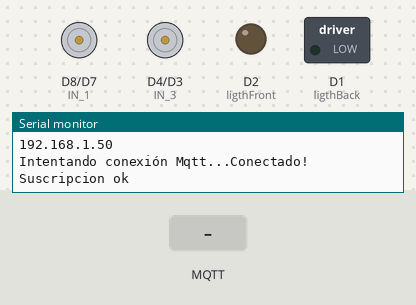
The sketch below on a simulated ESP8266 (NodeMCU). On the bench: motor-driver pin pairs drawn as motors (green arrow = first pin HIGH = forward, orange = second pin HIGH = backward, longer = more drive, scaled by the enable pin), switched loads named in the sketch (green lamp = pin HIGH), output pins drawn as LEDs (lit = HIGH), the last lines printed to the serial monitor. The test bench sets the inputs (shaded band). WiFi joins after 1.5 s; servers stay silent unless stated; random numbers use the default seed unless the sketch sets one; no MQTT or app messages arrive unless stated.

Above: at 2.7 s.
2.8 s: MQTT message "f" arrives on the first subscribed topic
At 4.0 s:
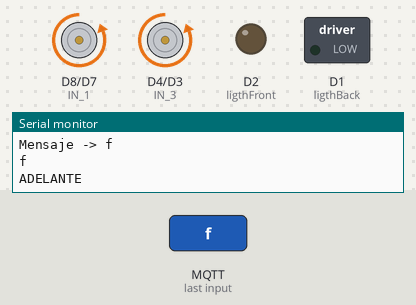
4.3 s: MQTT message "b" arrives on the first subscribed topic
At 5.1 s:
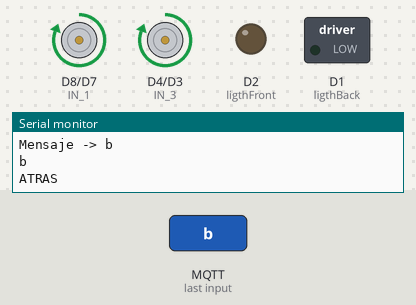
5.8 s: MQTT message "r" arrives on the first subscribed topic
At 6.3 s:
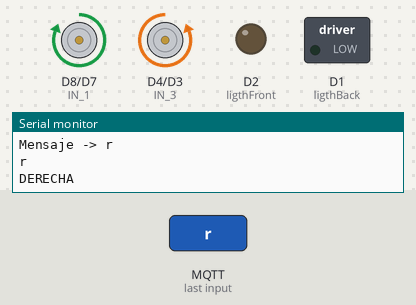
7.3 s: MQTT message "l" arrives on the first subscribed topic
At 8.5 s:
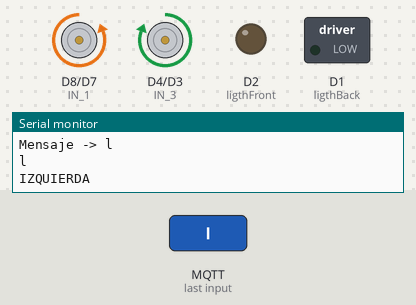
8.8 s: MQTT message "S" arrives on the first subscribed topic
At 9.7 s:
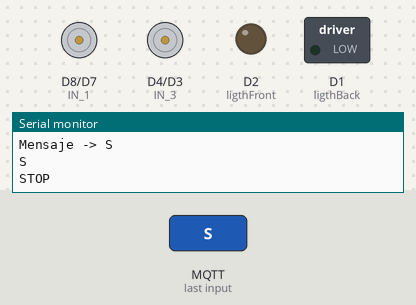
Timing chart, 0 to 11.3 s (numbered marks = the images above; inputs shaded):
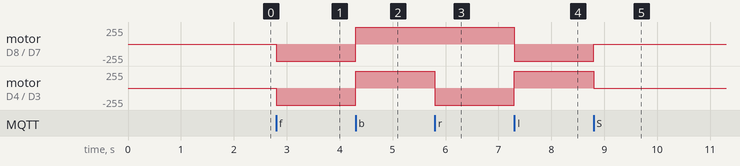

Measured:
- after the input at 2.8 s, motor on D8 (IN_1) / D7 (IN_2), motor on D4 (IN_3) / D3 (IN_4): stopped → backward 255/255 at once
- after the input at 4.3 s, motor on D8 (IN_1) / D7 (IN_2), motor on D4 (IN_3) / D3 (IN_4): backward 255/255 → forward 255/255 at once
- after the input at 5.8 s, motor on D4 (IN_3) / D3 (IN_4): forward 255/255 → backward 255/255 at once
- after the input at 7.3 s, motor on D8 (IN_1) / D7 (IN_2): forward 255/255 → backward 255/255 at once; motor on D4 (IN_3) / D3 (IN_4): backward 255/255 → forward 255/255 at once
- after the input at 8.8 s, motor on D8 (IN_1) / D7 (IN_2): backward 255/255 → stopped at once; motor on D4 (IN_3) / D3 (IN_4): forward 255/255 → stopped at once

The sketch:

robotCar.ino
```cpp
/*******PINES PARAA NodeMCU********/

#define ENA   D5          // Enable/speed motores Right
#define ENB   D6          // Enable/speed motores Left
#define IN_1  D8          // L298N in1 motores Right
#define IN_2  D7          // L298N in2 motores Right
#define IN_3  D4          // L298N in3 motores Left
#define IN_4  D3          // L298N in4 motores Left
#define ligthFront  D2    // Luz Frontal
#define ligthBack   D1    // Luz Stop
//#define flashingDer  D10  // Luz direccionales derecha
//#define flashingIzq  D9   // Luz direccionales Izquierda


/*********** LIBRERIAS **************/
#include <ESP8266WiFi.h>
#include <PubSubClient.h>


/*********** MQTT CONFIG **************/

/*const char *mqttServer = "ioticos.org";*/
IPAddress mqttServer(35, 198, 1, 82);
const int mqttPort = 1883 ;
/*const char *mqttUser = "gbkJWdnq5J60Qdy";
const char *mqttPass = "GO6XUzcSK98uJtJ";*/
const char *topicSubscribe = "EMGcar/ROBOTCAR";
const char *topicPublish = "EMGcar/NODE";

/*********** WIFICONFIG ***************/

const char* ssid = "MAO";
const char* password =  "MAO188393";

/*********** GLOBALES   ***************/

WiFiClient espClient;
PubSubClient client(espClient);
char msg[50];
int speedCar = 800;         // 400 - 1023.
int speed_Coeff = 3;


/** F U N C I O N E S ***/

void callback(char* topic, byte* payload, unsigned int length);
void reconnect();
void setup_wifi();
void adelante();
void atras();
void derecha();
void izquierda();
void adelanteDer();
void adelanteIzq();
void atrasDer();
void atrasIzq();
void stopCarro();


/** SETUP ARDUINO ***/

void setup() {
  Serial.begin(115200);

  pinMode(ENA, OUTPUT);
  pinMode(ENB, OUTPUT);
  pinMode(IN_1, OUTPUT);
  pinMode(IN_2, OUTPUT);
  pinMode(IN_3, OUTPUT);
  pinMode(IN_4, OUTPUT);
  pinMode(ligthFront, OUTPUT);
  pinMode(ligthBack, OUTPUT);
//  pinMode(flashingDer, OUTPUT);
//  pinMode(flashingIzq, OUTPUT);

  setup_wifi();
  client.setServer(mqttServer, mqttPort);
  client.setCallback(callback);
}


/** LOOP ***/

void loop() {

  if (!client.connected()) {
    reconnect();
  }

  /*** CLIENTE MQTT A LA ESCUCHA ***/
  client.loop();
}


/***    CONEXION WIFI      ***/
void setup_wifi() {
  delay(10);
  // Nos conectamos a nuestra red Wifi
  Serial.println();
  Serial.print("Conectando a red WIFI!: ");
  Serial.println(ssid);

  WiFi.begin(ssid, password);

  while (WiFi.status() != WL_CONNECTED) {
    delay(500);
    Serial.print("..CONECTANDO..");
  }

  Serial.println("");
  Serial.println("Conexión exitosa a su red WiFi!");
  Serial.println("Dirección IP asignada: ");
  Serial.println(WiFi.localIP());
}


/***    CONEXION MQTT      ***/

void reconnect() {

  while (!client.connected()) {
    Serial.print("Intentando conexión Mqtt...");
    /* Creamos un cliente ID */
    String clientId = "ROBOTCAR";
    clientId += String(random(0xffff), HEX);
    // Intentamos conectar
    if (client.connect(clientId.c_str())) {
      Serial.println("Conectado!");
      /* Nos suscribimos */
      if (client.subscribe(topicSubscribe)) {
        Serial.println("Suscripcion ok");
      } else {
        Serial.println("fallo Suscripciión");
      }
    } else {
      Serial.print("falló :( con error -> ");
      Serial.print(client.state());
      Serial.println(" Intentamos de nuevo en 5 segundos");
      delay(5000);
    }
  }
}


/***       CALLBACK        ***/
/*******ESCUCHA LO QUE SE ENVIA POR EL TOPIC*******/

void callback(char* topic, byte* payload, unsigned int length) {
  String incoming = "";
  Serial.print("Mensaje recibido desde -> ");
  Serial.print(topic);
  Serial.println("");
  for (int i = 0; i < length; i++) {
    incoming += (char)payload[i];
  }
  incoming.trim();
  Serial.println("Mensaje -> " + incoming);

 Serial.println((char)incoming[0]);
/****** MOVIMIENTOS CARRO*******/
 switch ((char)incoming[0]) {
    case 'f': adelante(); break;
    case 'b': atras(); break;
    case 'r': derecha(); break;
    case 'l': izquierda(); break;
    /*case (incoming == "frontR"): adelanteDer(); break;
    case (incoming == "frontL"): adelanteIzq(); break;
    case (incoming == "backwardR"): atrasDer(); break;
    case (incoming == "backwardL"): atrasIzq(); break;*/
    case 'S': stopCarro(); break;

  }
}


/*********MOVIMIENTOS CARRITO************/

void adelante() {
 Serial.println("ADELANTE");
  digitalWrite(IN_1, LOW);
  digitalWrite(IN_2, HIGH);
  analogWrite(ENA, speedCar);

  digitalWrite(IN_3, LOW);
  digitalWrite(IN_4, HIGH);
  analogWrite(ENB, speedCar);

  //controlLigth('F');
}

void atras() {
 Serial.println("ATRAS");
  digitalWrite(IN_1, HIGH);
  digitalWrite(IN_2, LOW);
  analogWrite(ENA, speedCar);

  digitalWrite(IN_3, HIGH);
  digitalWrite(IN_4, LOW);
  analogWrite(ENB, speedCar);

  //controlLigth('B');

}

void derecha() {
 Serial.println("DERECHA");
  digitalWrite(IN_1, HIGH);
  digitalWrite(IN_2, LOW);
  analogWrite(ENA, speedCar);

  digitalWrite(IN_3, LOW);
  digitalWrite(IN_4, HIGH);
  analogWrite(ENB, speedCar);

  //controlLigth('R');
}

void izquierda() {
 Serial.println("IZQUIERDA");
  digitalWrite(IN_1, LOW);
  digitalWrite(IN_2, HIGH);
  analogWrite(ENA, speedCar);

  digitalWrite(IN_3, HIGH);
  digitalWrite(IN_4, LOW);
  analogWrite(ENB, speedCar);

  //controlLigth('L');
}

void adelanteDer() {

  digitalWrite(IN_1, LOW);
  digitalWrite(IN_2, HIGH);
  analogWrite(ENA, speedCar / speed_Coeff);

  digitalWrite(IN_3, LOW);
  digitalWrite(IN_4, HIGH);
  analogWrite(ENB, speedCar);

  //controlLigth('R');
}

void adelanteIzq() {

  digitalWrite(IN_1, LOW);
  digitalWrite(IN_2, HIGH);
  analogWrite(ENA, speedCar);

  digitalWrite(IN_3, LOW);
  digitalWrite(IN_4, HIGH);
  analogWrite(ENB, speedCar / speed_Coeff);

  //controlLigth('L');
}

void atrasDer() {

  digitalWrite(IN_1, HIGH);
  digitalWrite(IN_2, LOW);
  analogWrite(ENA, speedCar / speed_Coeff);

  digitalWrite(IN_3, HIGH);
  digitalWrite(IN_4, LOW);
  analogWrite(ENB, speedCar);

  //controlLigth('R');
}

void atrasIzq() {

  digitalWrite(IN_1, HIGH);
  digitalWrite(IN_2, LOW);
  analogWrite(ENA, speedCar);

  digitalWrite(IN_3, HIGH);
  digitalWrite(IN_4, LOW);
  analogWrite(ENB, speedCar / speed_Coeff);

  //controlLigth('L');
}

void stopCarro() {
 Serial.println("STOP");
  digitalWrite(IN_1, LOW);
  digitalWrite(IN_2, LOW);
  analogWrite(ENA, speedCar);

  digitalWrite(IN_3, LOW);
  digitalWrite(IN_4, LOW);
  analogWrite(ENB, speedCar);

  //controlLigth('S');
}


//
///**** CONTROL LUCES ****/
//void controlLigth(char param)
//{
//
// Serial.println("CONTROL LUCES: " + param );
//
//  switch (param) {
//    case 'F': digitalWrite(ligthFront, HIGH); break;
//    case 'B': digitalWrite(ligthBack, HIGH); break;
////    case 'R': digitalWrite(flashingDer, HIGH); break;
////    case 'L': digitalWrite(flashingIzq, HIGH); break;
//    case 'S':
//
//      digitalWrite(ligthFront, LOW);
//      digitalWrite(ligthBack, LOW);
////      digitalWrite(flashingDer, LOW);
////      digitalWrite(flashingIzq, LOW);
//      break;
//  }
//}
```
